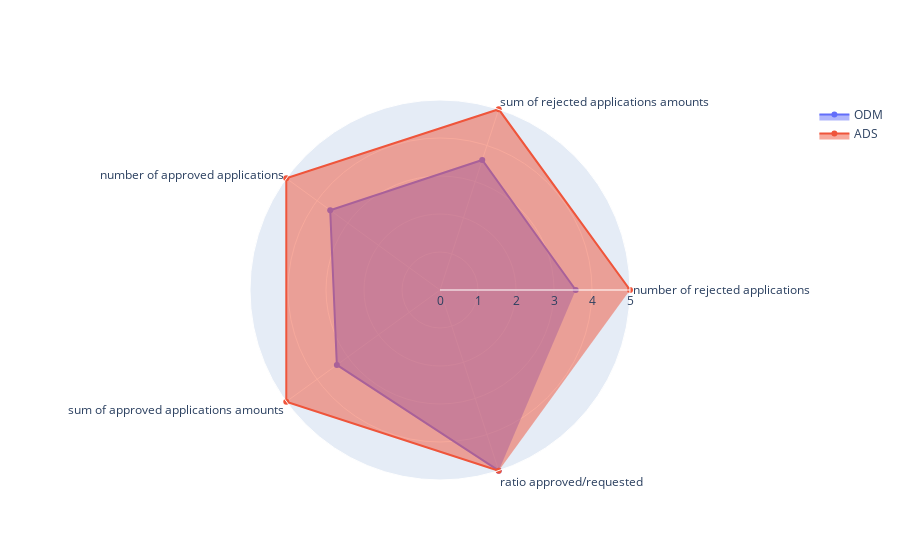

The cell this chart's notebook holds for it:
### Markdown cell above
__RADAR CHART__

### Code cell
fig = go.Figure()

#radar dimension normalization 
radar_max_value = 5
values = np.array([[rejected_loan[0], rejected_loan_amount[0], approved_loan[0], approved_loan_amount[0], approved_loan[0]/(approved_loan[0]+rejected_loan[0])],
                   [rejected_loan[1], rejected_loan_amount[1], approved_loan[1], approved_loan_amount[1], approved_loan[1]/(approved_loan[1]+rejected_loan[1])]])
normed_values = (values*radar_max_value) / values.max(axis=0)

def radar_normalization(values, max_value):
    normalized_values = []
    for value in values:
        normalized_values.append((value*max_value)/max(values))
    return normalized_values

fig.add_trace(go.Scatterpolar(
      r=normed_values[0],
      theta=radar_chart_labels,
      fill='toself',
      name='ODM'
))
fig.add_trace(go.Scatterpolar(
      r=normed_values[1],
      theta=radar_chart_labels,
      fill='toself',
      name='ADS'
))

fig.update_layout(
  polar=dict(
    radialaxis=dict(
      visible=True,
      range=[0, 5]
    )),
  #showlegend=False
)

fig.show()

### Figure 1 — Plotly figure (JSON) as saved in the notebook; plotly's stock layout.template omitted (floating-point values rounded to 4 significant figures)
{"data": [{"fill": "toself", "name": "ODM", "r": [3.571, 3.596, 3.571, 3.355, 5], "theta": ["number of rejected applications", "sum of rejected applications amounts", "number of approved applications", "sum of approved applications amounts", "ratio approved/requested"], "type": "scatterpolar"}, {"fill": "toself", "name": "ADS", "r": [5, 5, 5, 5, 5], "theta": ["number of rejected applications", "sum of rejected applications amounts", "number of approved applications", "sum of approved applications amounts", "ratio approved/requested"], "type": "scatterpolar"}], "layout": {"autosize": true, "polar": {"angularaxis": {"type": "category"}, "radialaxis": {"autorange": false, "range": [0, 5], "type": "linear", "visible": true}}}}
